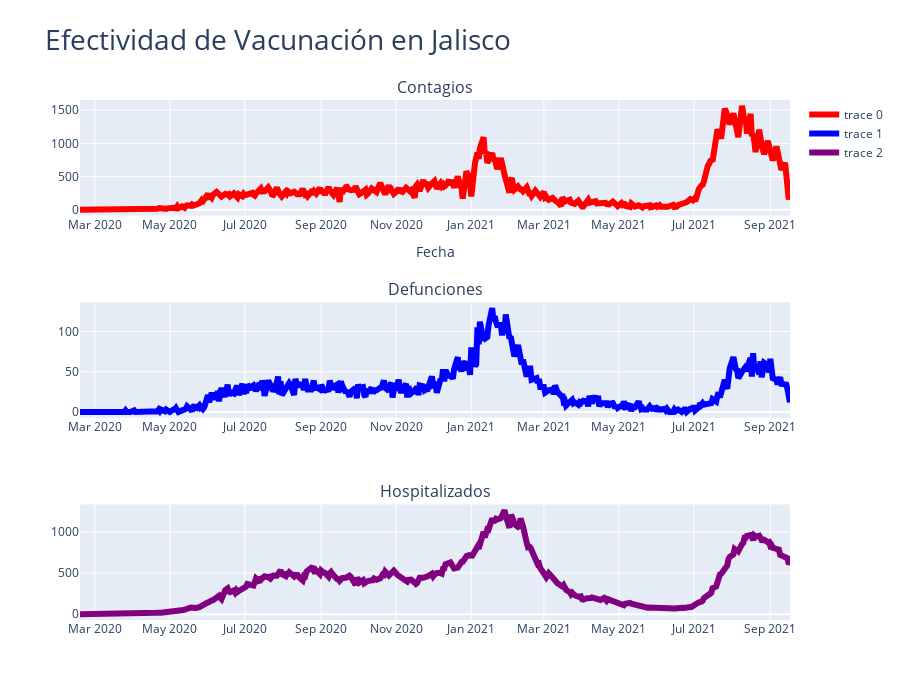

The notebook cell this image was saved under:
### Markdown cell above
#### Gráficas de datos públicos en Jalisco para su mejor visualización y análisis de sus comportamientos:

### Code cell
fig = make_subplots(rows=3, cols=1, subplot_titles=("Contagios","Defunciones","Hospitalizados"))

fig.add_trace(
    go.Scatter(x=list(data['Fecha']), y=list(data['confirmado.estatal']),
                line = dict(color='red', width=6)),
                row=1, col=1)
fig.update_layout(xaxis_title="Fecha")
    
fig.add_trace(
    go.Scatter(x=list(data['Fecha']), y=list(data['defuncion.estatal']),
                line = dict(color='blue', width=6)),
                row=2, col=1)
fig.update_layout(xaxis_title="Fecha")

fig.add_trace(
    go.Scatter(x=list(data['Fecha']), y=list(data['H.total.paciente.positivo.estatal']),
                line = dict(color='purple', width=6)),
                row=3, col=1)
fig.update_layout(xaxis_title="Fecha")

fig.update_layout(height=700, width=900, title_text="Efectividad de Vacunación en Jalisco",
                  title_font_size=28)

### Figure 1 — Plotly figure (JSON) as saved in the notebook; plotly's stock layout.template omitted (floating-point values rounded to 4 significant figures; data arrays with more than 128 entries replaced by an {"elided": "..."} marker saying what was removed)
{"data": [{"line": {"color": "red", "width": 6}, "type": "scatter", "x": {"elided": "414 str values"}, "xaxis": "x", "y": {"elided": "414 int values"}, "yaxis": "y"}, {"line": {"color": "blue", "width": 6}, "type": "scatter", "x": {"elided": "414 str values"}, "xaxis": "x2", "y": {"elided": "414 int values"}, "yaxis": "y2"}, {"line": {"color": "purple", "width": 6}, "type": "scatter", "x": {"elided": "414 str values"}, "xaxis": "x3", "y": {"elided": "414 int values"}, "yaxis": "y3"}], "layout": {"annotations": [{"font": {"size": 16}, "showarrow": false, "text": "Contagios", "x": 0.5, "xanchor": "center", "xref": "paper", "y": 1, "yanchor": "bottom", "yref": "paper"}, {"font": {"size": 16}, "showarrow": false, "text": "Defunciones", "x": 0.5, "xanchor": "center", "xref": "paper", "y": 0.6111, "yanchor": "bottom", "yref": "paper"}, {"font": {"size": 16}, "showarrow": false, "text": "Hospitalizados", "x": 0.5, "xanchor": "center", "xref": "paper", "y": 0.2222, "yanchor": "bottom", "yref": "paper"}], "height": 700, "title": {"font": {"size": 28}, "text": "Efectividad de Vacunación en Jalisco"}, "width": 900, "xaxis": {"anchor": "y", "domain": [0, 1], "title": {"text": "Fecha"}}, "xaxis2": {"anchor": "y2", "domain": [0, 1]}, "xaxis3": {"anchor": "y3", "domain": [0, 1]}, "yaxis": {"anchor": "x", "domain": [0.7778, 1]}, "yaxis2": {"anchor": "x2", "domain": [0.3889, 0.6111]}, "yaxis3": {"anchor": "x3", "domain": [0, 0.2222]}}}
